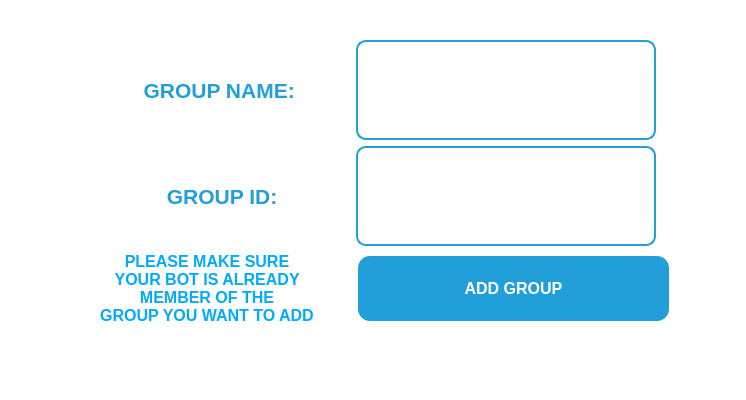
<?xml version="1.0" encoding="UTF-8"?>
<ui version="4.0">
 <class>MainWindow</class>
 <widget class="QMainWindow" name="MainWindow">
  <property name="geometry">
   <rect>
    <x>0</x>
    <y>0</y>
    <width>746</width>
    <height>400</height>
   </rect>
  </property>
  <property name="sizePolicy">
   <sizepolicy hsizetype="Fixed" vsizetype="Fixed">
    <horstretch>0</horstretch>
    <verstretch>0</verstretch>
   </sizepolicy>
  </property>
  <property name="minimumSize">
   <size>
    <width>746</width>
    <height>400</height>
   </size>
  </property>
  <property name="maximumSize">
   <size>
    <width>746</width>
    <height>400</height>
   </size>
  </property>
  <property name="windowTitle">
   <string>MainWindow</string>
  </property>
  <property name="windowIcon">
   <iconset>
    <normaloff>../../../../Downloads/telegram.png</normaloff>../../../../Downloads/telegram.png</iconset>
  </property>
  <property name="styleSheet">
   <string notr="true">background-color: rgb(255, 255, 255);</string>
  </property>
  <widget class="QWidget" name="centralwidget">
   <widget class="QWidget" name="formLayoutWidget">
    <property name="geometry">
     <rect>
      <x>80</x>
      <y>40</y>
      <width>591</width>
      <height>312</height>
     </rect>
    </property>
    <layout class="QFormLayout" name="formLayout">
     <property name="leftMargin">
      <number>20</number>
     </property>
     <item row="0" column="1">
      <widget class="QLineEdit" name="groupName_lineedit">
       <property name="sizePolicy">
        <sizepolicy hsizetype="Fixed" vsizetype="Fixed">
         <horstretch>0</horstretch>
         <verstretch>0</verstretch>
        </sizepolicy>
       </property>
       <property name="minimumSize">
        <size>
         <width>200</width>
         <height>100</height>
        </size>
       </property>
       <property name="maximumSize">
        <size>
         <width>300</width>
         <height>100</height>
        </size>
       </property>
       <property name="font">
        <font>
         <pointsize>-1</pointsize>
         <weight>75</weight>
         <bold>true</bold>
         <stylestrategy>PreferDefault</stylestrategy>
        </font>
       </property>
       <property name="cursor">
        <cursorShape>IBeamCursor</cursorShape>
       </property>
       <property name="layoutDirection">
        <enum>Qt::RightToLeft</enum>
       </property>
       <property name="styleSheet">
        <string notr="true">
QLineEdit{
border: 2px solid rgb(34, 158, 217);
border-radius: 10px; 
padding: 0 8px; 
selection-background-color: darkgray; 
font-size: 16px;
}

</string>
       </property>
       <property name="text">
        <string/>
       </property>
       <property name="alignment">
        <set>Qt::AlignCenter</set>
       </property>
      </widget>
     </item>
     <item row="1" column="0">
      <widget class="QLabel" name="label_2">
       <property name="minimumSize">
        <size>
         <width>250</width>
         <height>100</height>
        </size>
       </property>
       <property name="maximumSize">
        <size>
         <width>250</width>
         <height>100</height>
        </size>
       </property>
       <property name="font">
        <font>
         <pointsize>16</pointsize>
         <weight>75</weight>
         <bold>true</bold>
        </font>
       </property>
       <property name="styleSheet">
        <string notr="true">color: rgb(34, 158, 217);</string>
       </property>
       <property name="text">
        <string>GROUP ID: </string>
       </property>
       <property name="alignment">
        <set>Qt::AlignCenter</set>
       </property>
      </widget>
     </item>
     <item row="1" column="1">
      <widget class="QLineEdit" name="groupId_lineedit">
       <property name="sizePolicy">
        <sizepolicy hsizetype="Fixed" vsizetype="Fixed">
         <horstretch>0</horstretch>
         <verstretch>0</verstretch>
        </sizepolicy>
       </property>
       <property name="minimumSize">
        <size>
         <width>200</width>
         <height>100</height>
        </size>
       </property>
       <property name="maximumSize">
        <size>
         <width>300</width>
         <height>100</height>
        </size>
       </property>
       <property name="font">
        <font>
         <pointsize>-1</pointsize>
         <weight>75</weight>
         <bold>true</bold>
        </font>
       </property>
       <property name="styleSheet">
        <string notr="true">
QLineEdit{
border: 2px solid rgb(34, 158, 217);
border-radius: 10px; 
padding: 0 8px; 
selection-background-color: darkgray; 
font-size: 16px;
}

</string>
       </property>
       <property name="alignment">
        <set>Qt::AlignCenter</set>
       </property>
      </widget>
     </item>
     <item row="0" column="0">
      <widget class="QLabel" name="label">
       <property name="sizePolicy">
        <sizepolicy hsizetype="Fixed" vsizetype="Fixed">
         <horstretch>0</horstretch>
         <verstretch>0</verstretch>
        </sizepolicy>
       </property>
       <property name="minimumSize">
        <size>
         <width>250</width>
         <height>100</height>
        </size>
       </property>
       <property name="maximumSize">
        <size>
         <width>200</width>
         <height>100</height>
        </size>
       </property>
       <property name="font">
        <font>
         <pointsize>16</pointsize>
         <weight>75</weight>
         <bold>true</bold>
        </font>
       </property>
       <property name="styleSheet">
        <string notr="true">color: rgb(34, 158, 217);</string>
       </property>
       <property name="text">
        <string>GROUP NAME:  </string>
       </property>
       <property name="alignment">
        <set>Qt::AlignCenter</set>
       </property>
       <property name="margin">
        <number>0</number>
       </property>
      </widget>
     </item>
     <item row="2" column="0">
      <widget class="QLabel" name="label_3">
       <property name="font">
        <font>
         <pointsize>12</pointsize>
         <weight>75</weight>
         <bold>true</bold>
        </font>
       </property>
       <property name="styleSheet">
        <string notr="true">color: rgb(0, 170, 255);</string>
       </property>
       <property name="text">
        <string>PLEASE MAKE SURE 
YOUR BOT IS ALREADY 
MEMBER OF THE
GROUP YOU WANT TO ADD</string>
       </property>
       <property name="alignment">
        <set>Qt::AlignCenter</set>
       </property>
      </widget>
     </item>
     <item row="2" column="1">
      <widget class="QPushButton" name="addGroupButton">
       <property name="maximumSize">
        <size>
         <width>16777215</width>
         <height>300</height>
        </size>
       </property>
       <property name="font">
        <font>
         <pointsize>-1</pointsize>
         <weight>75</weight>
         <bold>true</bold>
         <underline>false</underline>
         <strikeout>false</strikeout>
        </font>
       </property>
       <property name="styleSheet">
        <string notr="true">QPushButton {
  background-color: #229ED9;
  border: none;
  color: white;
  padding: 20px;
  text-align: center;
  text-decoration: none;
  display: inline-block;
  font-size: 16px;
  margin: 4px 2px;
  border-radius: 12px;
}

QPushButton:hover{
 background-color: white;
 color:#229ED9
}
</string>
       </property>
       <property name="text">
        <string>ADD GROUP</string>
       </property>
      </widget>
     </item>
    </layout>
   </widget>
  </widget>
  <widget class="QStatusBar" name="statusbar"/>
 </widget>
 <resources/>
 <connections/>
</ui>
